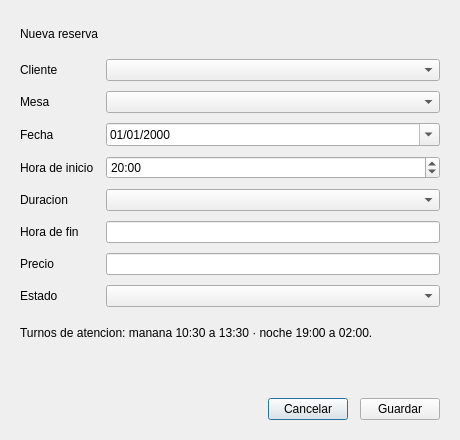
<?xml version="1.0" encoding="UTF-8"?>
<ui version="4.0">
 <class>DialogoReserva</class>
 <widget class="QDialog" name="DialogoReserva">
  <property name="geometry">
   <rect>
    <x>0</x>
    <y>0</y>
    <width>460</width>
    <height>440</height>
   </rect>
  </property>
  <property name="windowTitle">
   <string>Reserva</string>
  </property>
  <property name="modal">
   <bool>true</bool>
  </property>
  <layout class="QVBoxLayout" name="layout_principal">
   <property name="spacing">
    <number>12</number>
   </property>
   <property name="leftMargin">
    <number>20</number>
   </property>
   <property name="topMargin">
    <number>20</number>
   </property>
   <property name="rightMargin">
    <number>20</number>
   </property>
   <property name="bottomMargin">
    <number>20</number>
   </property>
   <item>
    <widget class="QLabel" name="label_titulo">
     <property name="text">
      <string>Nueva reserva</string>
     </property>
    </widget>
   </item>
   <item>
    <layout class="QFormLayout" name="layout_campos">
     <property name="horizontalSpacing">
      <number>12</number>
     </property>
     <property name="verticalSpacing">
      <number>10</number>
     </property>
     <item row="0" column="0">
      <widget class="QLabel" name="label_cliente">
       <property name="text">
        <string>Cliente</string>
       </property>
      </widget>
     </item>
     <item row="0" column="1">
      <widget class="QComboBox" name="comboBox_cliente"/>
     </item>
     <item row="1" column="0">
      <widget class="QLabel" name="label_mesa">
       <property name="text">
        <string>Mesa</string>
       </property>
      </widget>
     </item>
     <item row="1" column="1">
      <widget class="QComboBox" name="comboBox_mesa"/>
     </item>
     <item row="2" column="0">
      <widget class="QLabel" name="label_fecha">
       <property name="text">
        <string>Fecha</string>
       </property>
      </widget>
     </item>
     <item row="2" column="1">
      <widget class="QDateEdit" name="dateEdit_fecha">
       <property name="calendarPopup">
        <bool>true</bool>
       </property>
       <property name="displayFormat">
        <string>dd/MM/yyyy</string>
       </property>
      </widget>
     </item>
     <item row="3" column="0">
      <widget class="QLabel" name="label_horaInicio">
       <property name="text">
        <string>Hora de inicio</string>
       </property>
      </widget>
     </item>
     <item row="3" column="1">
      <widget class="QTimeEdit" name="timeEdit_inicio">
       <property name="displayFormat">
        <string>HH:mm</string>
       </property>
       <property name="time">
        <time>
         <hour>20</hour>
         <minute>0</minute>
         <second>0</second>
        </time>
       </property>
      </widget>
     </item>
     <item row="4" column="0">
      <widget class="QLabel" name="label_duracion">
       <property name="text">
        <string>Duracion</string>
       </property>
      </widget>
     </item>
     <item row="4" column="1">
      <widget class="QComboBox" name="comboBox_duracion"/>
     </item>
     <item row="5" column="0">
      <widget class="QLabel" name="label_horaFin">
       <property name="text">
        <string>Hora de fin</string>
       </property>
      </widget>
     </item>
     <item row="5" column="1">
      <widget class="QLineEdit" name="lineEdit_horaFin">
       <property name="readOnly">
        <bool>true</bool>
       </property>
      </widget>
     </item>
     <item row="6" column="0">
      <widget class="QLabel" name="label_precio">
       <property name="text">
        <string>Precio</string>
       </property>
      </widget>
     </item>
     <item row="6" column="1">
      <widget class="QLineEdit" name="lineEdit_precio">
       <property name="readOnly">
        <bool>true</bool>
       </property>
      </widget>
     </item>
     <item row="7" column="0">
      <widget class="QLabel" name="label_estado">
       <property name="text">
        <string>Estado</string>
       </property>
      </widget>
     </item>
     <item row="7" column="1">
      <widget class="QComboBox" name="comboBox_estado"/>
     </item>
    </layout>
   </item>
   <item>
    <widget class="QLabel" name="label_ayuda_horario">
     <property name="text">
      <string>Turnos de atencion: manana 10:30 a 13:30 · noche 19:00 a 02:00.</string>
     </property>
     <property name="wordWrap">
      <bool>true</bool>
     </property>
    </widget>
   </item>
   <item>
    <widget class="QLabel" name="label_error">
     <property name="text">
      <string/>
     </property>
     <property name="wordWrap">
      <bool>true</bool>
     </property>
    </widget>
   </item>
   <item>
    <layout class="QHBoxLayout" name="layout_botones">
     <item>
      <spacer name="espaciador_botones">
       <property name="orientation">
        <enum>Qt::Horizontal</enum>
       </property>
       <property name="sizeHint" stdset="0">
        <size>
         <width>40</width>
         <height>20</height>
        </size>
       </property>
      </spacer>
     </item>
     <item>
      <widget class="QPushButton" name="pushButton_cancelar">
       <property name="text">
        <string>Cancelar</string>
       </property>
      </widget>
     </item>
     <item>
      <widget class="QPushButton" name="pushButton_guardar">
       <property name="text">
        <string>Guardar</string>
       </property>
      </widget>
     </item>
    </layout>
   </item>
  </layout>
 </widget>
 <resources/>
 <connections/>
</ui>
